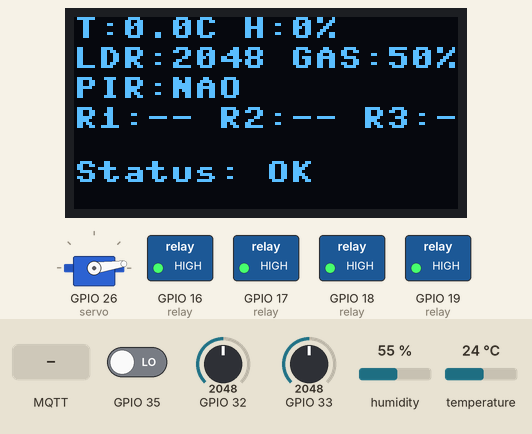
This program was run on a simulated ESP32 board running MicroPython. Shown: 128×64 one-colour display, servo, switched loads named in the program (green lamp = pin HIGH). Wiring (from the project's diagram.json): DHT22 sensor on GPIO 5, relay on GPIO 16, relay on GPIO 17, relay on GPIO 18, relay on GPIO 19, servo on GPIO 26, gas sensor on GPIO 32, light sensor on GPIO 33, PIR motion sensor on GPIO 35. Inputs (shaded band) come from the test bench; at power-on: GPIO 32 = 2048, GPIO 33 = 2048, GPIO 35 LOW, humidity 55 %, temperature 24 °C (analog values on the 0–4095 scale). WiFi joins after 1.5 s; no MQTT or app messages arrive unless stated; one TCP client connects 1 s after the port opens and stays connected; servo angles are drawn from the pulse width (0.5 ms = 0°, 2.5 ms = 180°); the clock reads 2024-03-15 10:24:30 at power-on unless the program sets it; what the program prints to the serial console is not drawn.

Above: at 3.4 s.
3.5 s: MQTT message "1" arrives on the first subscribed topic
At 8.1 s:
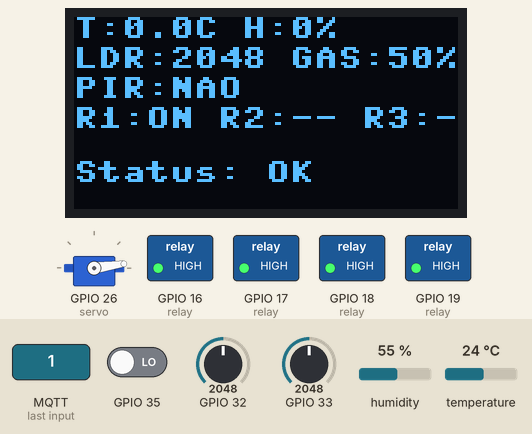
13.6 s: GPIO 32 set to 2410
At 17.5 s:
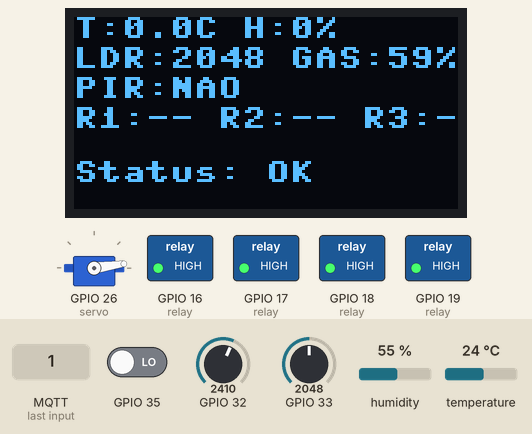
18.6 s: GPIO 32 set to 2521
At 22.9 s:
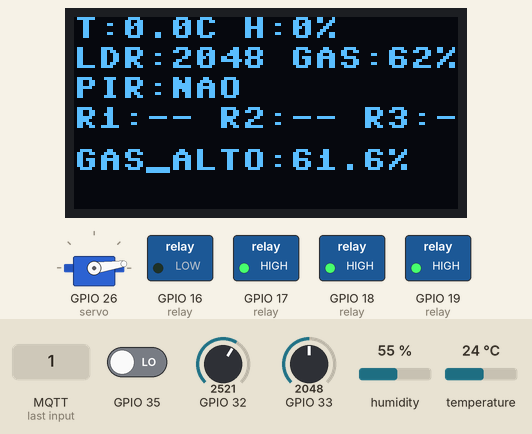
28.6 s: GPIO 33 set to 122
At 32.4 s:
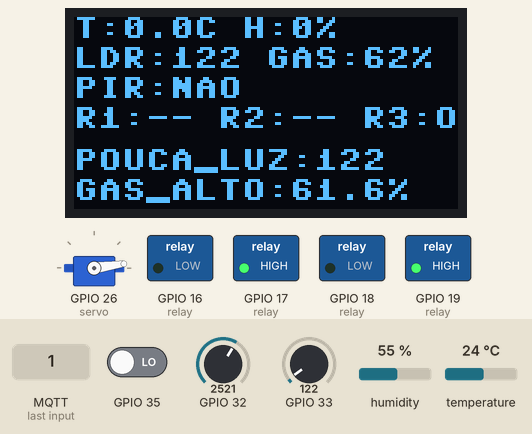
38.6 s: GPIO 35 driven HIGH
At 43.2 s:
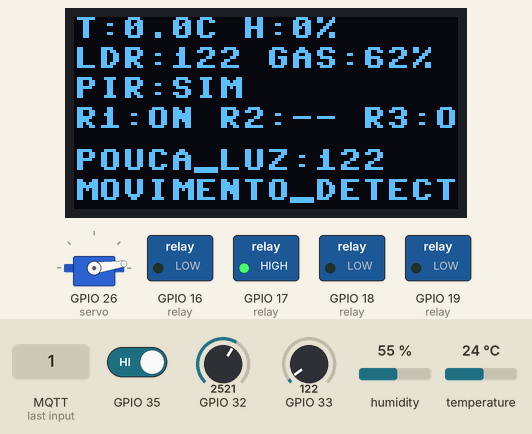
48.5 s: MQTT message "temperature" arrives on the first subscribed topic
At 49.8 s:
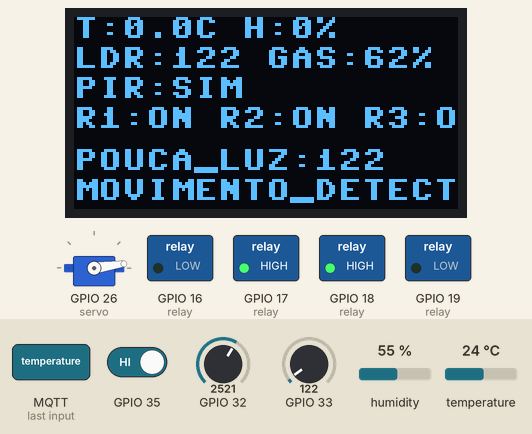
Timing chart, 0 to 53.6 s (numbered marks = the images above; inputs shaded):
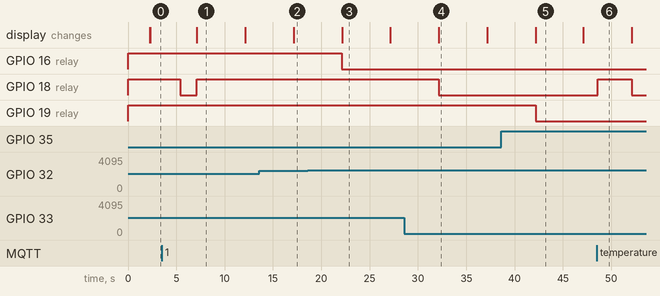

The program:

main.py
```python
# main.py - Sistema IoT Residencial com Relays
import time, network, json

print("="*40)
print("[BOOT] Casa Inteligente IoT")
print("="*40)

def boot_import(name):
    try:
        mod = __import__(name)
        print("[BOOT] {} OK".format(name))
        return mod
    except Exception as e:
        print("[BOOT] ERRO {}: {}".format(name, e))
        raise

config      = boot_import("config")
sensors     = boot_import("sensors")
actuators   = boot_import("actuators")
mqtt_client = boot_import("mqtt_client")
web_server  = boot_import("web_server")

def connect_wifi():
    wlan = network.WLAN(network.STA_IF)
    wlan.active(True)
    if wlan.isconnected():
        print("[WiFi] Ja conectado:", wlan.ifconfig()[0])
        return wlan.ifconfig()[0]
    print("[WiFi] Conectando...")
    wlan.connect(config.WIFI_SSID, config.WIFI_PASSWORD)
    for i in range(20):
        if wlan.isconnected():
            ip = wlan.ifconfig()[0]
            print("[WiFi] Conectado! IP:", ip)
            return ip
        print("  {}/20".format(i+1))
        time.sleep(1)
    print("[WiFi] FALHA!")
    return None

def setup():
    actuators.all_relays_off()
    actuators.set_servo(0)
    try:
        actuators.oled_message("Iniciando...\nCasa IoT\nESP32")
    except Exception as e:
        print("[SETUP] OLED:", e)

    ip = connect_wifi()
    if ip:
        try:
            mqtt_client.connect()
            actuators.oled_message("WiFi OK!\n{}\nMQTT OK!".format(ip))
        except Exception as e:
            print("[SETUP] MQTT:", e)
            actuators.oled_message("MQTT ERRO")
    else:
        actuators.oled_message("Sem WiFi\nModo local")

    try:
        web_server.start()
    except Exception as e:
        print("[SETUP] Web:", e)

    print("[SETUP] Pronto!\n")

SENSOR_INTERVAL  = 5
PUBLISH_INTERVAL = 10
_t_sensor  = 0
_t_publish = 0
_data      = {}
_alerts    = []

def loop():
    global _t_sensor, _t_publish, _data, _alerts
    now = time.time()

    if now - _t_sensor >= SENSOR_INTERVAL:
        _t_sensor = now
        try:
            _data   = sensors.read_all()
            _alerts = sensors.check_alerts(_data)
            actuators.oled_show_status(_data, _alerts)
            web_server.update_state(_data, _alerts)

            print("[SENS] T={:.1f}C H={:.1f}% LDR={} GAS={:.1f}% PIR={}".format(
                _data["temperature"], _data["humidity"],
                _data["ldr"], _data["gas"], _data["motion"]))
            if _alerts:
                print("[ALRT]", _alerts)

            # ── Automação: sensor -> relay ─────────────────────────────────
            # Relay 1: LDR escuro (valor baixo) -> liga luzes
            escuro = _data["ldr"] < config.LDR_MIN
            actuators.set_relay(0, escuro)
            print("[LDR] valor={} limiar={} escuro={}".format(_data["ldr"], config.LDR_MIN, escuro))
            # Relay 2: PIR movimento -> liga alarme
            actuators.set_relay(1, _data["motion"])
            # Relay 3: Gás alto -> liga exaustor
            actuators.set_relay(2, _data["gas"] >= config.GAS_MAX)
            # Relay 4: Temp alta -> liga ar-condicionado
            actuators.set_relay(3, _data["temperature"] >= config.TEMP_MAX)

            # Publica estado dos relays via MQTT
            for i, topic in enumerate((
                config.TOPIC_RELAY1, config.TOPIC_RELAY2,
                config.TOPIC_RELAY3, config.TOPIC_RELAY4)):
                try:
                    mqtt_client.publish(topic,
                        "on" if actuators.get_relay_state(i) else "off")
                except: pass

        except Exception as e:
            print("[SENS] Erro:", e)

    if now - _t_publish >= PUBLISH_INTERVAL and _data:
        _t_publish = now
        try:
            mqtt_client.publish(config.TOPIC_SENSORS, json.dumps({
                "temperature": _data.get("temperature", 0),
                "humidity":    _data.get("humidity", 0),
                "ldr":         _data.get("ldr", 0),
                "gas":         _data.get("gas", 0),
                "motion":      1 if _data.get("motion") else 0,
                "relay1":      1 if actuators.get_relay_state(0) else 0,
                "relay2":      1 if actuators.get_relay_state(1) else 0,
                "relay3":      1 if actuators.get_relay_state(2) else 0,
                "relay4":      1 if actuators.get_relay_state(3) else 0,
                "servo":       actuators.get_servo_angle(),
            }))
            if _alerts:
                mqtt_client.publish(config.TOPIC_ALERTS,
                    json.dumps({"alerts": _alerts}))
            print("[MQTT] Publicado")
        except Exception as e:
            print("[MQTT] Erro:", e)

    try: mqtt_client.check_messages()
    except: pass
    try: web_server.handle_requests()
    except: pass

    time.sleep(0.1)

try:
    setup()
    while True:
        loop()
except KeyboardInterrupt:
    print("[MAIN] Parado.")
except Exception as e:
    import sys
    sys.print_exception(e)
    time.sleep(5)
    import machine; machine.reset()
```

Measured:
- the behaviour switches between 2454 and 2455 on GPIO 32 (found by bisection; images 2 and 3)
- after the input at 3.5 s, GPIO 18 (relay): HIGH → LOW after 1.9 s, → HIGH 1.7 s later; the display: changes after 3.6 s (image 1)
- after the input at 13.6 s, the display: changes after 3.5 s (image 2)
- after the input at 18.6 s, GPIO 16 (relay): HIGH → LOW after 3.5 s; the display: changes after 3.5 s (image 3)
- after the input at 28.6 s, GPIO 18 (relay): HIGH → LOW after 3.6 s; the display: changes after 3.6 s (image 4)
- after the input at 38.6 s, GPIO 19 (relay): HIGH → LOW after 3.6 s; the display: changes after 3.6 s (image 5)
- after the input at 48.5 s, GPIO 18 (relay): LOW → HIGH after 0.10 s, → LOW 3.5 s later
